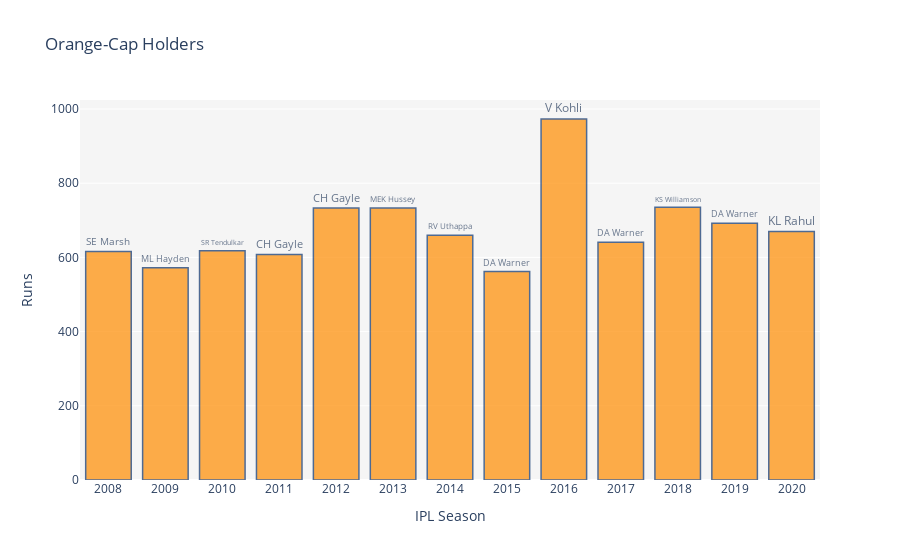

Notebook code cell kept with this figure:
### Markdown cell above
# Orange cap holders in IPL

### Code cell
orange=matches[['id','season']]
orange=orange.merge(players,left_on='id',right_on='id',how='left')
orange=orange.groupby(['season','batsman'])['batsman_runs'].sum().reset_index()
orange=orange.sort_values('batsman_runs',ascending=0)
orange=orange.drop_duplicates(subset=["season"],keep="first")

data = [go.Bar(x=orange['season'].values,y=orange['batsman_runs'].values,
                name='Total Matches',text=orange['batsman'].values,
                textposition='outside',
                marker=dict(color='rgb(255,140,0)',
                            line=dict(color='rgb(8,48,107)',width=1.5,)),opacity=0.7)]

layout = go.Layout(title='Orange-Cap Holders',xaxis = dict(tickmode='linear',title="IPL Season"),
                   yaxis=dict(title='Runs'), plot_bgcolor='rgb(245,245,245)')

fig = go.Figure(data=data, layout=layout)
iplot(fig)

### Figure 1 — Plotly figure (JSON) as saved in the notebook; plotly's stock layout.template omitted (floating-point values rounded to 4 significant figures)
{"data": [{"marker": {"color": "rgb(255,140,0)", "line": {"color": "rgb(8,48,107)", "width": 1.5}}, "name": "Total Matches", "opacity": 0.7, "text": ["V Kohli", "KS Williamson", "CH Gayle", "MEK Hussey", "DA Warner", "KL Rahul", "RV Uthappa", "DA Warner", "SR Tendulkar", "SE Marsh", "CH Gayle", "ML Hayden", "DA Warner"], "textposition": "outside", "type": "bar", "x": [2016, 2018, 2012, 2013, 2019, 2020, 2014, 2017, 2010, 2008, 2011, 2009, 2015], "y": [973, 735, 733, 733, 692, 670, 660, 641, 618, 616, 608, 572, 562]}], "layout": {"plot_bgcolor": "rgb(245,245,245)", "title": {"text": "Orange-Cap Holders"}, "xaxis": {"tickmode": "linear", "title": {"text": "IPL Season"}}, "yaxis": {"title": {"text": "Runs"}}}}
